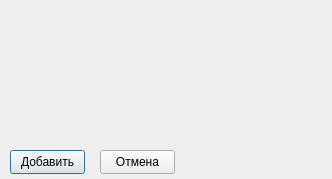
<?xml version="1.0" encoding="UTF-8"?>
<ui version="4.0">
 <class>Doxod</class>
 <widget class="QDialog" name="Doxod">
  <property name="geometry">
   <rect>
    <x>0</x>
    <y>0</y>
    <width>332</width>
    <height>179</height>
   </rect>
  </property>
  <property name="windowTitle">
   <string>Dialog</string>
  </property>
  <widget class="QPushButton" name="PlusdoxodButt">
   <property name="geometry">
    <rect>
     <x>10</x>
     <y>150</y>
     <width>75</width>
     <height>24</height>
    </rect>
   </property>
   <property name="text">
    <string>Добавить</string>
   </property>
  </widget>
  <widget class="QPushButton" name="OtmenaButt">
   <property name="geometry">
    <rect>
     <x>100</x>
     <y>150</y>
     <width>75</width>
     <height>24</height>
    </rect>
   </property>
   <property name="text">
    <string>Отмена</string>
   </property>
  </widget>
 </widget>
 <resources/>
 <connections>
  <connection>
   <sender>PlusdoxodButt</sender>
   <signal>clicked()</signal>
   <receiver>Doxod</receiver>
   <slot>accept()</slot>
   <hints>
    <hint type="sourcelabel">
     <x>43</x>
     <y>157</y>
    </hint>
    <hint type="destinationlabel">
     <x>297</x>
     <y>12</y>
    </hint>
   </hints>
  </connection>
  <connection>
   <sender>OtmenaButt</sender>
   <signal>clicked()</signal>
   <receiver>Doxod</receiver>
   <slot>reject()</slot>
   <hints>
    <hint type="sourcelabel">
     <x>145</x>
     <y>160</y>
    </hint>
    <hint type="destinationlabel">
     <x>327</x>
     <y>48</y>
    </hint>
   </hints>
  </connection>
 </connections>
</ui>
